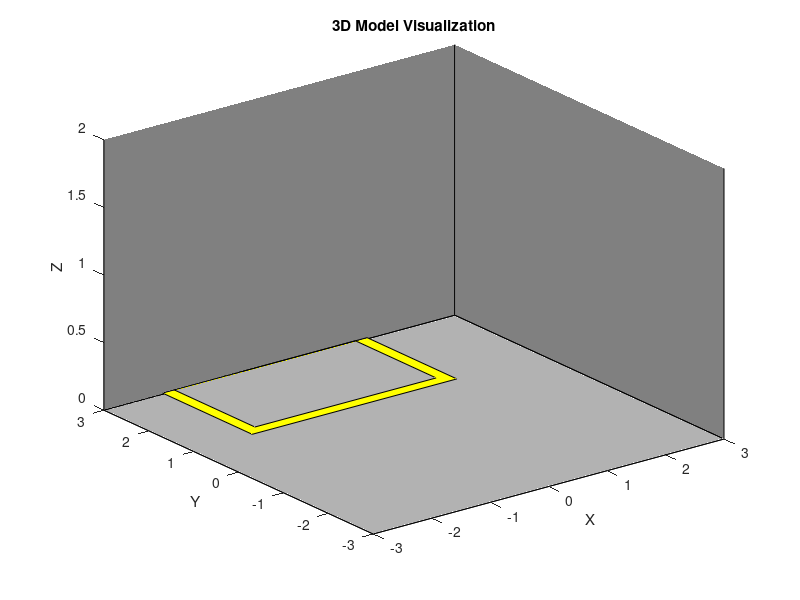

Here is the MATLAB script that generated this plot: (Note: this script raises an error after producing the figure.)
function environmentTest()
    close all;
    clc;

     % Create a figure for visualization

        
    figure;
    hold on;
    title('3D Model Visualization');
    %camlight 
    xlabel('X');
    ylabel('Y');
    zlabel('Z');
    view(3);
    axis([-3, 3, -3, 3, 0, 2]); % Set axis limits to match your robot's workspace
    wall1 = patch([-3, 3, 3, -3], [3, 3, 3, 3],[0, 0, 3, 3],[0.5, 0.5, 0.5]);
    wall2 = patch([3, 3, 3, 3], [-3, 3, 3, -3],[0, 0, 3, 3],[0.5, 0.5, 0.5]);


    floor = patch([-3, 3, 3, -3], [-3, -3, 3, 3], [0.7, 0.7, 0.7]);
   
    cautionLine = patch([-2, 1.5, 1.5, -2], [1, 1, 3, 3],[0.01, 0.0099, 0.0099, 0.0099], [1, 1, 0]);
    cautionLine2 = patch([-1.8, 1.3, 1.3, -1.8], [1.2, 1.2, 3, 3],[0.01, 0.01, 0.01, 0.01],[0.7, 0.7, 0.7]);
    
    

    %      scenario = robotScenario(UpdateRate=10);
    % addMesh(scenario,"Plane",Position=[0 0 0],Size=[4 4],Color=[0.7 0.7 0.7]);
    % show3D(scenario)

  

%EdgeColor;

    



    %% emergency stop button 
   plyfilename1 = 'emergencyStopWallMounted.ply';
   transformationMatrix1 = transl([2, 2.9, 1]) * trotx(0) * troty(0) * trotz(pi);
   modelObject(plyfilename1,transformationMatrix1);

%% table

%Error using fread
%Invalid precision.
   % plyfilename2 = 'tableBrown2.1x1.4x0.5m.ply';
   % transformationMatrix2 = transl([0, 0, 0.5]) * trotx(0) * troty(0) * trotz(pi);
   % modelObject(plyfilename2,transformationMatrix2);
  
%% fire extinguisher
    plyfilename3 = 'fireExtinguisher.ply';
    transformationMatrix3 = transl([2.5, 2.9, 0.5]) * trotx(0) * troty(0) * trotz(pi/2);
    modelObject(plyfilename3,transformationMatrix3);

%% Lab Supervosr
    plyfilename4 = 'labsupervisor.ply';
    transformationMatrix4 = transl([2.5, 0, 0]) * trotx(0) * troty(0) * trotz(pi);
    modelObject(plyfilename4,transformationMatrix4);

% %% barrier
%     plyfilename5 = 'barrier.ply';
%     transformationMatrix5 = transl([1.5, 0, 0]) * trotx(0) * troty(0) * trotz(0);
%     modelObject(plyfilename5,transformationMatrix5);

% 
% %% long barrier
%     plyfilename6 = 'longbarrier.ply';
%     transformationMatrix6 = transl([-0.3, -1, 0]) * trotx(0) * troty(0) * trotz(-pi/2);
%     modelObject(plyfilename6,transformationMatrix6);

%         %% bookcase
% plyfilename8 = 'bookcaseTwoShelves0.5x0.2x0.5m.ply';
% transformationMatrix8 = transl([-0.3, 1.7, 0]) * trotx(0) * troty(0) * trotz(0);
% modelObject(plyfilename8,transformationMatrix8);

%             %% chair
% plyfilename9= 'chair.ply';
% transformationMatrix9 = transl([2.5, -1.5, 0]) * trotx(pi/2) * troty(-pi/2) * trotz(0);
% modelObject(plyfilename9,transformationMatrix9);
% 

%     %% PERSON
% plyfilename10 = 'personMaleCasual.ply';
% transformationMatrix10 = transl([1, -1.7, 0]) * trotx(0) * troty(0) * trotz((3*pi)/4);
% modelObject(plyfilename10,transformationMatrix10);
% 


% 
% PlaceObject('tablenewnew.ply',[-1, 1, 0]);

% PlaceObject('tableNewNew_part1.ply')


% 
% plyfilename11 = 'tableNewNew_part1.ply';
% transformationMatrix11 = transl([2, 2, 0]) * trotx(0) * troty(0) * trotz((3*pi)/4);
% modelObject(plyfilename11,transformationMatrix11);
% 
% 
% plyfilename12 = 'tableNewNew_part2.ply';
% transformationMatrix12 = transl([2, 2, 0]) * trotx(0) * troty(0) * trotz((3*pi)/4);
% modelObject(plyfilename12,transformationMatrix12);
% 
% 
% plyfilename13 = 'tableNewNew_part3.ply';
% transformationMatrix13 = transl([2, 2, 0]) * trotx(0) * troty(0) * trotz((3*pi)/4);
% modelObject(plyfilename13,transformationMatrix13);
% 
% 
% plyfilename14 = 'tableNewNew_part4.ply';
% transformationMatrix14 = transl([2, 2, 0]) * trotx(0) * troty(0) * trotz((3*pi)/4);
% modelObject(plyfilename14,transformationMatrix14);
% 
% plyfilename14 = 'tableNewNew_part4.ply';
% transformationMatrix14 = transl([2, 2, 0]) * trotx(0) * troty(0) * trotz((3*pi)/4);
% placeObject(plyfilename14,transformationMatrix14);
% 
% 
% placeObject 

% 
plyfilename15 = 'tableWorkspace.ply';
transformationMatrix15 = transl([1, 1.68, 0]) * trotx(0) * troty(0) * trotz(pi);
modelObject(plyfilename15,transformationMatrix15);

% figure 


plyfilename11 = 'painted5cbox.ply';
transformationMatrix11 = transl([-1, 2.15, 1.02]) * trotx(0) * troty(0) * trotz(pi/2);
modelObject(plyfilename11,transformationMatrix11);

plyfilename12 = 'painted_ten_cent_coin_box.ply';
transformationMatrix12 = transl([-1, 2.30, 1.02]) * trotx(0) * troty(0) * trotz(pi/2); 
modelObject(plyfilename12,transformationMatrix12);

% plyfilename13 = 'paintedten_cent_box_ply.ply';
% transformationMatrix13 = ;
% modelObject(plyfilename13,transformationMatrix13);
% 
plyfilename14 = "painted_twenty_cent_coin_box.ply";
transformationMatrix14 = transl([-0.80, 2.57, 1.02]) * trotx(0) * troty(0) * trotz(pi/2);
modelObject(plyfilename14,transformationMatrix14);
% 
plyfilename15 = "painted_one_dollar_coin_box.ply";
transformationMatrix15 = transl([0.2, 2.2, 1.01]) * trotx(0) * troty(0) * trotz(0);
modelObject(plyfilename15,transformationMatrix15);
% 
plyfilename16 = "painted_two_dollar_coin_box.ply";
transformationMatrix16 = transl([0.2, 2.35, 1.01]) * trotx(0) * troty(0) * trotz(pi/2);
modelObject(plyfilename16,transformationMatrix16);


%lighting edgelighting
%lighting gouraud 
%FaceLighting 
    function modelObject(plyfilename, transformationMatrix)
            [f, v, data] = plyread(plyfilename, 'tri'); %, ReadColor,'true'
            vertexColours = [data.vertex.red, data.vertex.green, data.vertex.blue] / 255;
            v_transformed = (transformationMatrix(1:3, 1:3) * v' + transformationMatrix(1:3, 4))';
            trisurf(f, v_transformed(:, 1), v_transformed(:, 2), v_transformed(:, 3), ...
        'FaceVertexCData', vertexColours, 'EdgeColor', 'interp', 'EdgeLighting', 'flat');        
    end
end






